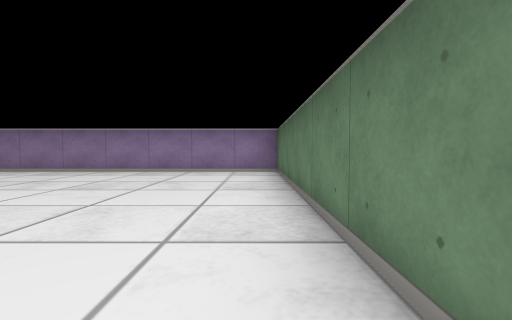
[1] (above)

23 first-person views from a walk through a cub3D level. The camera is about half as high as the walls, tilts 2° down and sees 85° across. The floor is counted in squares. Each view is taken from the middle of a square. On the plan, view 1 faces up. The plan holds only what a view shows up to about 9 squares ahead; the rest is blank.

[2]
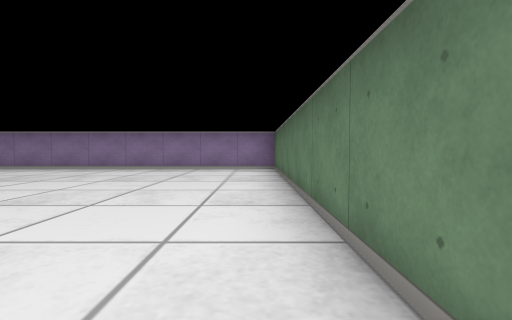

[3]
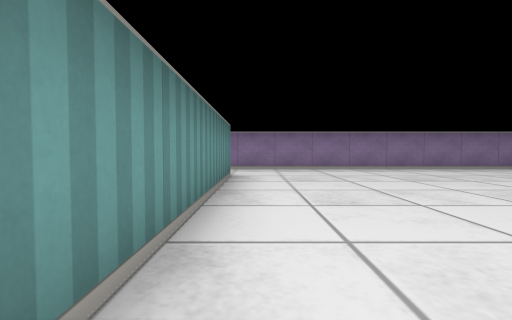

[4]
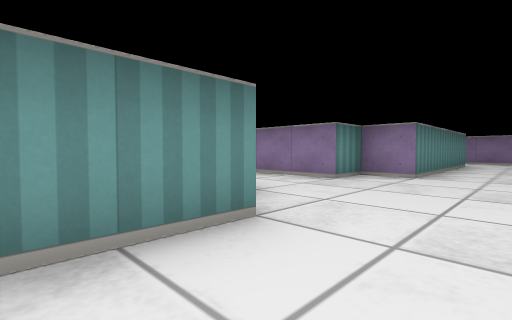

[5]
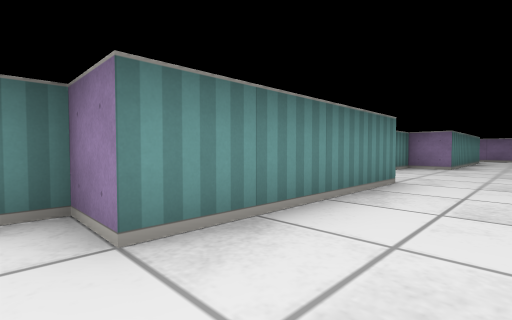

[6]
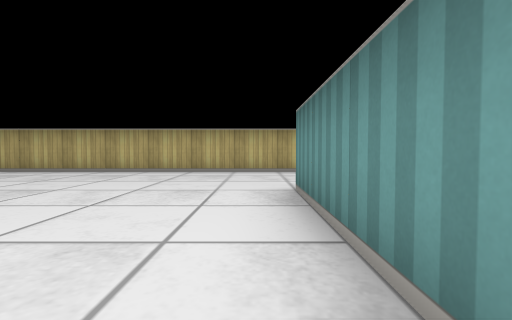

[7]
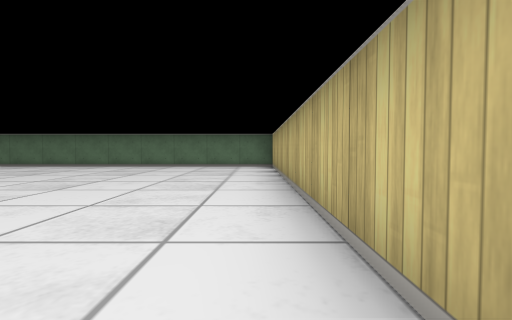

[8]
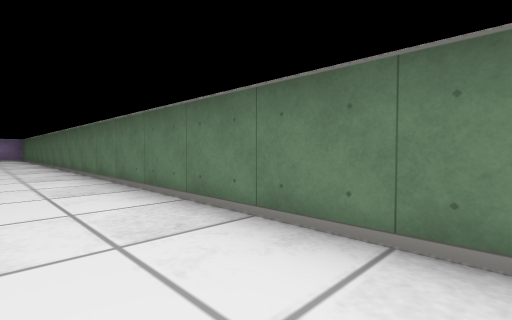

[9]
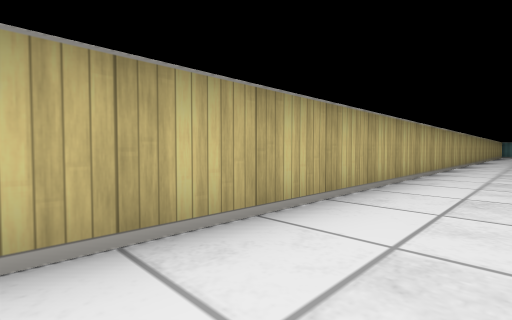

[10]
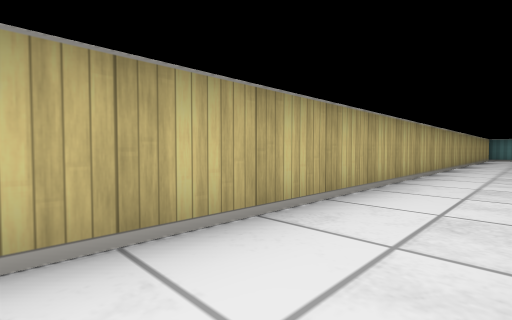

[11]
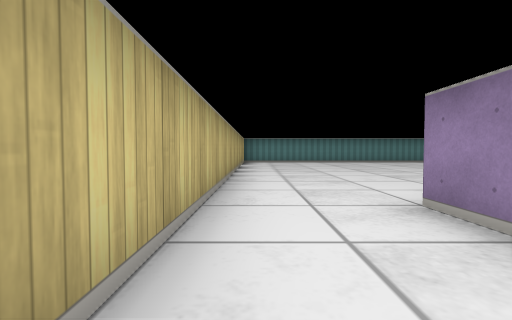

[12]
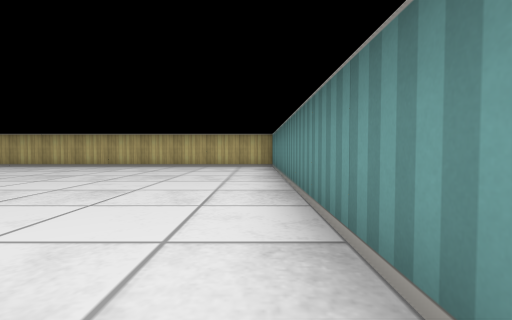

[13]
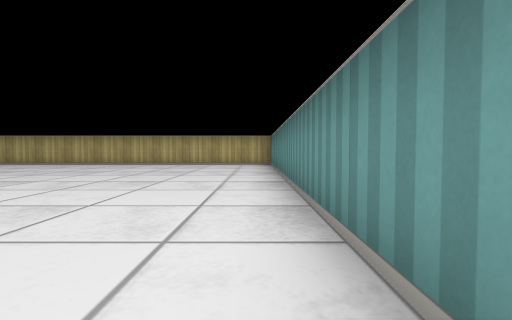

[14]
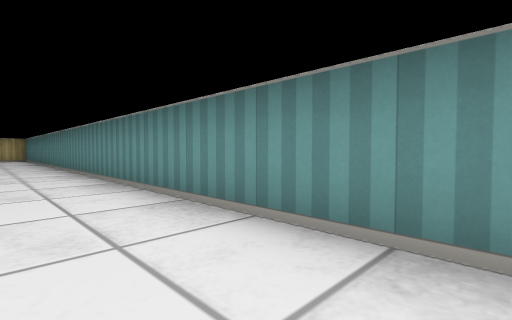

[15]
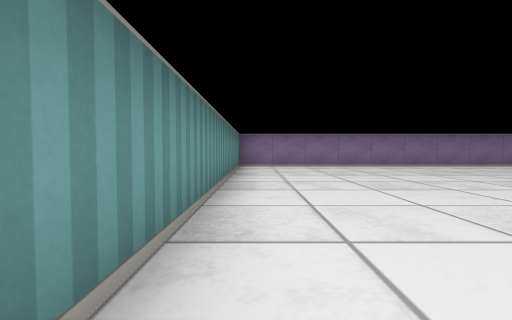

[16]
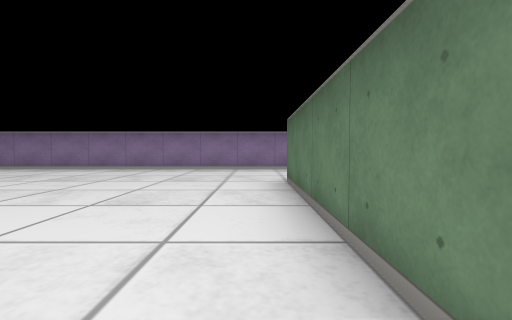

[17]
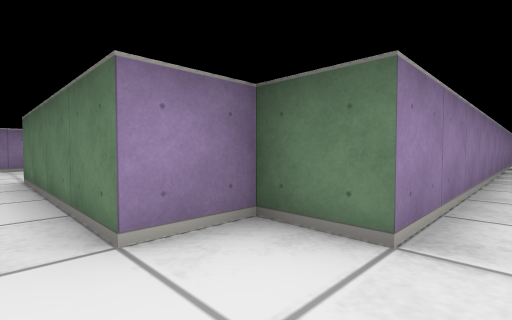

[18]
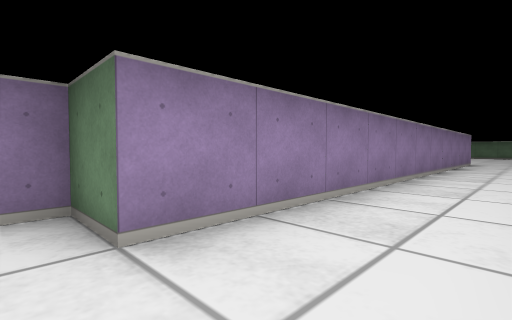

[19]
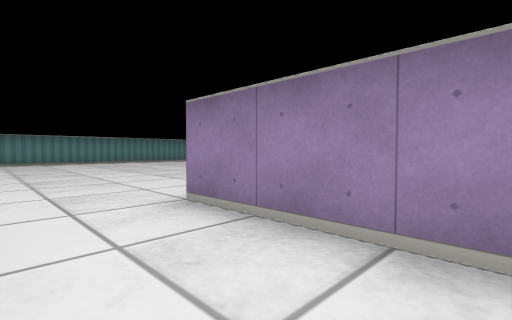

[20]
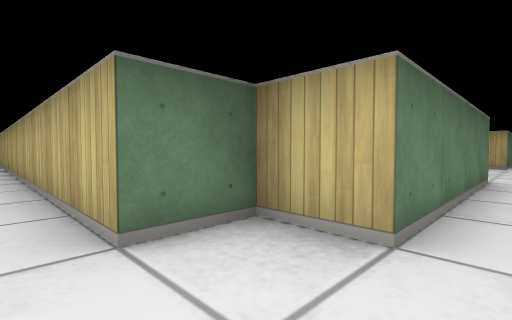

[21]
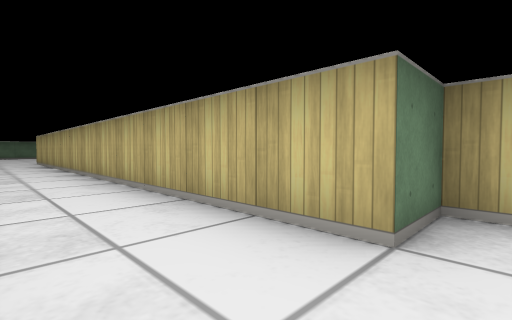

[22]
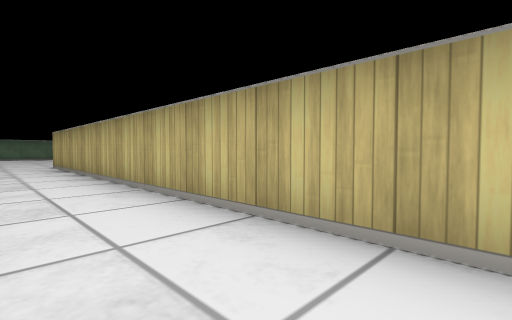

[23]
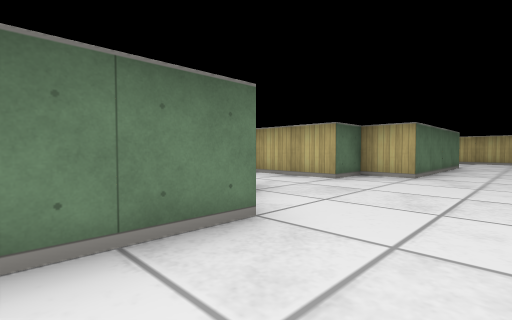

### Floor plan
Points are (right, up) in squares from view 1. A wall is a line through its corners. A room is listed if a view was taken in it or the views show most of it. See-through windows are left out.
Room 1 (views 1, 2, 3, 4, 5, 6, 7, 8, 9)
walls: (-7.5, -4.5) (-7.5, -8.5) (-8.5, -8.5) (-8.5, -9); (-7.5, 4.5) (-7.5, -0.5) (-8.5, -0.5) (-8.5, -1.5); (-8.5, -11.5) (0.2, -11.5); (0.5, -11.6) (0.5, 6.5) (-6.6, 6.5)
ways out: opening at (-9, -10.5) to room 2; opening at (-9, -2.5) to room 2; opening at (-7.5, 5.5) to room 2
Room 2 (views 10, 11, 12, 13, 14, 15, 16, 17, 18, 19, 20, 21, 22, 23)
walls: (-20.5, -8.6) (-20.5, -4.5) (-19.5, -4.5) (-19.5, -3.5) (-17.5, -3.5); (-18.6, -9.5) (-19.5, -9.5); (-20.1, 6.5) (-28.5, 6.5) (-28.5, -11.5) (-8.5, -11.5); (-8.5, -1.5) (-19.5, -1.5) (-19.5, -0.5) (-20.5, -0.5) (-20.5, 3.5) (-19.5, 3.5) (-19.5, 4.5) (-7.5, 4.5); (-6.6, 6.5) (-7.8, 6.5)
ways out: opening at (-9, -10.5) to room 1; opening at (-9, -2.5) to room 1; opening at (-7.5, 5.5) to room 1

Where each view was taken, in squares from view 1:
view 1: 0 up, 0 right, facing up
view 2: 1 down, 0 right, facing up
view 3: 1 down, 7 left, facing up
view 4: 6 down, 6 left, facing up-left
view 5: 9 down, 6 left, facing up-left
view 6: 5 down, 7 left, facing down
view 7: 11 down, 8 left, facing right
view 8: 10 down, 1 left, facing up-right
view 9: 10 down, 5 left, facing down-left
view 10: 10 down, 12 left, facing down-left
view 11: 11 down, 17 left, facing left
view 12: 3 down, 28 left, facing down
view 13: 2 down, 28 left, facing down
view 14: 4 up, 27 left, facing down-left
view 15: 2 down, 28 left, facing up
view 16: 1 down, 21 left, facing up
view 17: 2 down, 21 left, facing up-right
view 18: 3 down, 20 left, facing up-right
view 19: 3 down, 17 left, facing up-left
view 20: 5 up, 21 left, facing down-right
view 21: 6 up, 20 left, facing down-right
view 22: 6 up, 17 left, facing down-right
view 23: 1 up, 22 left, facing down-right
